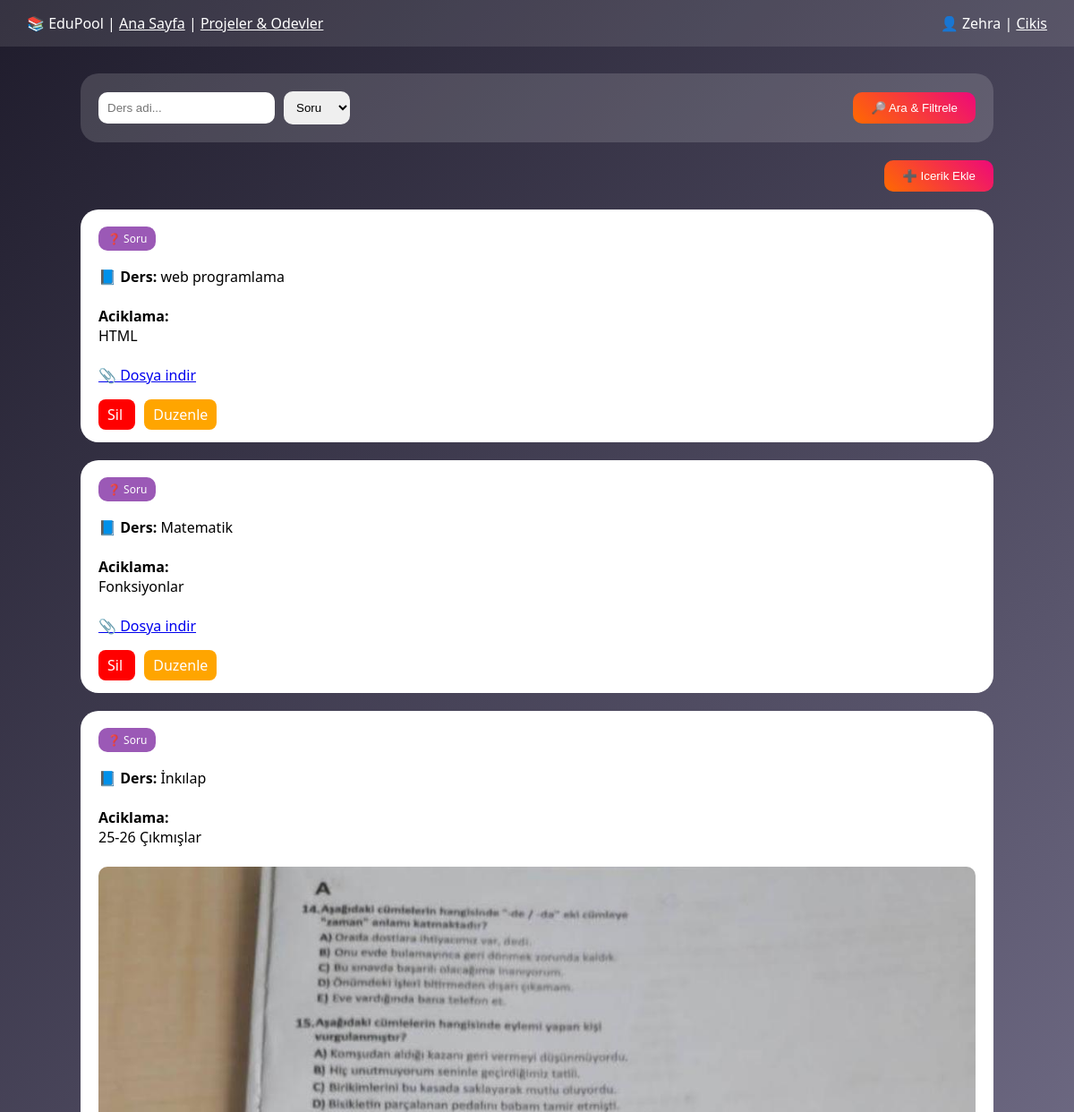
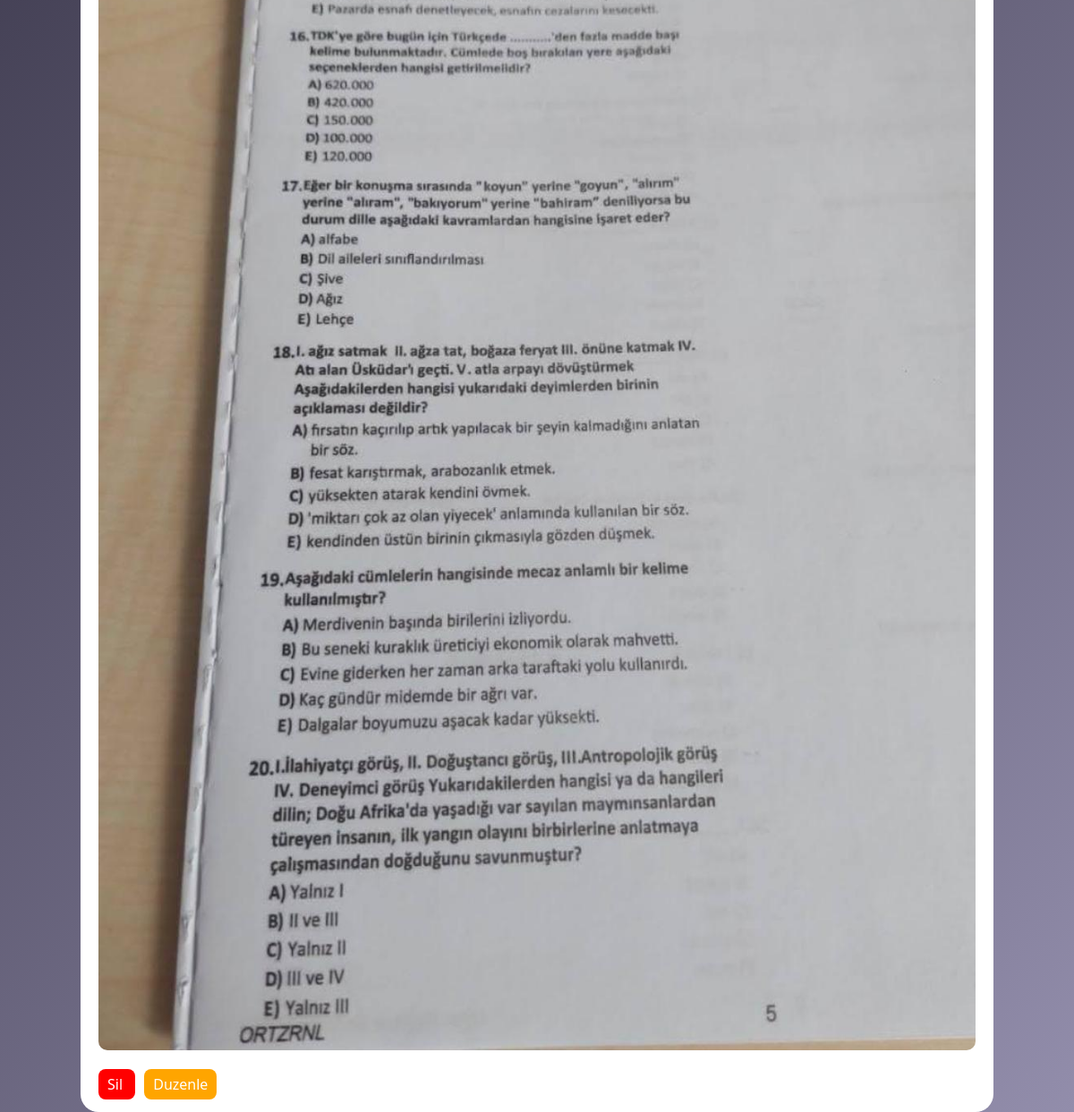
Page /list.php?type=question (signed in) on the committed database (2 pictures, top to bottom).
### tables this page shows
CREATE TABLE IF NOT EXISTS `users` (
  `id` int NOT NULL AUTO_INCREMENT,
  `username` varchar(50) DEFAULT NULL,
  `email` varchar(100) DEFAULT NULL,
  `password` varchar(100) DEFAULT NULL,
  `role` varchar(20) DEFAULT 'user',
  PRIMARY KEY (`id`)
);

CREATE TABLE IF NOT EXISTS `contents` (
  `id` int NOT NULL AUTO_INCREMENT,
  `title` varchar(255) DEFAULT NULL,
  `description` text,
  `type` varchar(50) DEFAULT NULL,
  `lesson_id` int DEFAULT NULL,
  `user_id` int DEFAULT NULL,
  `file_path` varchar(255) DEFAULT NULL,
  PRIMARY KEY (`id`),
  KEY `lesson_id` (`lesson_id`),
  KEY `user_id` (`user_id`)
);

CREATE TABLE IF NOT EXISTS `lessons` (
  `id` int NOT NULL AUTO_INCREMENT,
  `lesson_name` varchar(100) DEFAULT NULL,
  PRIMARY KEY (`id`)
);

### list.php (the view, shortened to what this page needs)
<?php
$conn = new mysqli("localhost","root","","edu_pool");
$user_id = $_SESSION['user_id'];
$user = $conn->query("SELECT * FROM users WHERE id=$user_id")->fetch_assoc();
$type = $_GET['type'] ?? '';
$lesson = $_GET['lesson'] ?? '';
$sql = "
SELECT contents.*, lessons.lesson_name
FROM contents
LEFT JOIN lessons ON contents.lesson_id = lessons.id
WHERE 1=1
";
if($type != ""){
    $sql .= " AND contents.type = '$type'";
}
$result = $conn->query($sql);
?>
<!DOCTYPE html>
<html>
<head>
</head>
<body>
<div class="navbar">
<div>
📚 EduPool |
<a href="list.php" style="color:white;">Ana Sayfa</a> |
<a href="projects.php" style="color:white;">Projeler & Odevler </a>
</div>
<div>
👤 <?php echo $user['username']; ?> |
<a href="logout.php" style="color:white;">Cikis</a>
</div>
</div>
<div class="container">
<form class="filter-box" method="GET" style="display:flex; align-items:center; gap:10px;">
<input type="text"
       name="lesson"
       placeholder="Ders adi..."
       value="<?php echo $lesson; ?>">
<select name="type">
<option value="question"
<?php if($type=='question') echo 'selected'; ?>>
Soru
</option>
</select>
<button style="
background: linear-gradient(45deg,#ff6a00,#ee0979);
color:white;
padding:10px 20px;
border:none;
border-radius:10px;
cursor:pointer;
margin-left:auto;
">
🔎 Ara & Filtrele
</button>
</form>
<div style="text-align:right;margin-top:20px;">
<button onclick="openModal()">➕ Icerik Ekle</button>
</div>
<?php if($result->num_rows == 0){ ?>
<div style="
background:white;
padding:30px;
border-radius:20px;
text-align:center;
margin-top:20px;
">
<h3>Icerik bulunamadi!!!</h3>
</div>
<?php } else { ?>
<?php while($row = $result->fetch_assoc()){ ?>
<div class="card">
<?php if($row['type']=='note'){ ?>
<span class="type-badge note">📝 Not</span>
<?php } elseif($row['type']=='video'){ ?>
<span class="type-badge video">🎥 Video</span>
<?php } else { ?>
<span class="type-badge question">❓ Soru</span>
<?php } ?>
<br><br>
<b>📘 Ders:</b>
<?php echo $row['lesson_name'] ?? "Genel"; ?>
<br><br>
<b>Aciklama:</b><br>
<?php echo $row['description'] ?? "-"; ?>
<br><br>
<?php
$file = $row['file_path'];
?>
<?php if(!empty($file)){ ?>
    <?php if($row['type']=='video'){ ?>
        <a href="<?php echo $file; ?>" target="_blank"
        style="background:#e74c3c;color:white;padding:8px 12px;border-radius:8px;text-decoration:none;">
        ▶ Videoyu Ac
        </a>
    <?php } else { ?>
        <?php
        $ext = strtolower(pathinfo($file, PATHINFO_EXTENSION));
        ?>
        <?php if($ext=='pdf'){ ?>
            <a href="<?php echo $file; ?>" target="_blank">📄 PDF Ac</a>
        <?php } elseif(in_array($ext,['jpg','jpeg','png','gif'])){ ?>
            <img src="<?php echo $file; ?>" style="width:100%;border-radius:10px;">
        <?php } else { ?>
            <a href="<?php echo $file; ?>" target="_blank">📎 Dosya indir</a>
        <?php } ?>
    <?php } ?>
<?php } ?>
<br><br>
<a class="btn delete"
href="delete.php?id=<?php echo $row['id']; ?>">
Sil
</a>
<a class="btn edit"
href="edit.php?id=<?php echo $row['id']; ?>">
Duzenle
</a>
</div>
<?php } ?>
<?php } ?>
</div>
</body>
</html>

### list.php (style rules this page uses)
body { margin:0; font-family:'Segoe UI'; background:linear-gradient(135deg,#1f1c2c,#928dab); }
.navbar { background:rgba(255,255,255,0.1); color:white; padding:15px 30px; display:flex; justify-content:space-between; }
.container { width:85%; margin:auto; margin-top:30px; }
.filter-box { background:rgba(255,255,255,0.15); padding:20px; border-radius:20px; display:flex; gap:10px; }
.filter-box input, .filter-box select { padding:10px; border-radius:10px; border:none; }
button { background:linear-gradient(45deg,#ff6a00,#ee0979); color:white; border:none; padding:10px 20px; border-radius:10px; }
.card { background:white; padding:20px; border-radius:20px; margin-top:20px; }
.type-badge { padding:5px 10px; border-radius:10px; color:white; font-size:12px; }
.question { background:#9b59b6; }
.btn { padding:6px 10px; border-radius:8px; color:white; text-decoration:none; }
.delete { background:red; }
.edit { background:orange; margin-left:10px; }

### rows in the picture
users: username "Zehra"
contents: type "❓ Soru", lesson.lesson_name "web programlama", description "HTML"
contents: type "❓ Soru", lesson.lesson_name "Matematik", description "Fonksiyonlar"
contents: type "❓ Soru", lesson.lesson_name "İnkılap", description "25-26 Çıkmışlar", file_path (picture)
